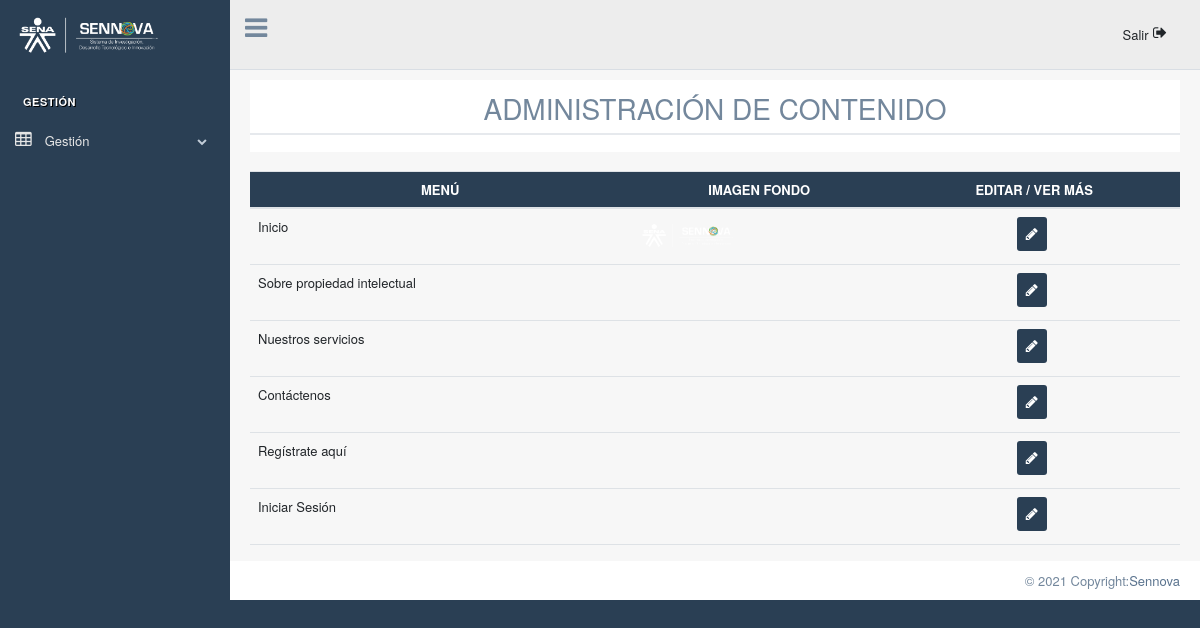
Screenshot of /Admin/Menu_Nav.php (signed in) with the database file from the repository.
### tables this page shows
CREATE TABLE `gestioncont` (
  `id` int(11) NOT NULL AUTO_INCREMENT,
  `menu` text DEFAULT NULL,
  `textUno` varchar(800) DEFAULT NULL,
  `imagenFondo` varchar(100) DEFAULT NULL,
  `imagenTitulo` varchar(100) DEFAULT NULL,
  `textDos` varchar(800) DEFAULT NULL,
  `textTres` varchar(800) DEFAULT NULL,
  `textCuatro` varchar(800) DEFAULT NULL,
  `textCinco` varchar(800) DEFAULT NULL,
  `textSeis` varchar(800) DEFAULT NULL,
  `textSiete` varchar(800) DEFAULT NULL,
  `textOcho` varchar(800) DEFAULT NULL,
  `textNueve` varchar(800) DEFAULT NULL,
  `menuImage` varchar(100) DEFAULT NULL,
  `titulo` varchar(800) DEFAULT NULL,
  `textDies` varchar(500) DEFAULT NULL,
  `tipImg` varchar(200) DEFAULT NULL,
  PRIMARY KEY (`id`)
);

### Admin/controladores/consulta_Tabla.php (called while the page is built)
<?php
$sql = "SELECT * FROM gestionCont";
$resultado = $mysqli->query($sql);

### Admin/vistas/MenuNav.php (the view)
<div class="col-md-12 col-sm-8">
    <table class="table">
        <thead style="background-color:#2A3F54; color:white;">
            <tr class="text-center" style="text-align: center;">
                <th scope="col">MENÚ</th>
                <th scope="col">IMAGEN FONDO</th>
                <th scope="col">EDITAR / VER MÁS</th>
            </tr>
        </thead>
        <tbody>
            <tr>
                <?php
                while ($row_Menu = $resultado->fetch_array(MYSQLI_ASSOC)) {
                ?>
                    <td><?php echo $row_Menu['menu'] ?></td>
                    <td>
                        <img src="<?php echo "controladores/Menu_Navegacion/Image/" . $row_Menu['menuImage']; ?>" width="100px" alt="">
                    </td>
                    <td style="align-items: center; text-align: center;"><a style="align-items: center;" href="EditMenu.php?id=<?php echo $row_Menu['id']; ?>"><button type="button" style="background-color: #2A3F54; color:white; text-align: center; align-items: center;" class="btn btn btn-sm"><i class="fa fa-pencil" aria-hidden="true"></i></button></a></td>
            </tr>
        <?php } ?>
        </tbody>
    </table>
</div>

### Admin/Recursos/Admin.css (style rules this page uses)
table { border-collapse: collapse; }
input, button { height: 34px; }

### rows the page displays
gestioncont: menu "Inicio", menuImage (picture)
gestioncont: menu "Sobre propiedad intelectual"
gestioncont: menu "Nuestros servicios"
gestioncont: menu "Contáctenos"
gestioncont: menu "Regístrate aquí"
gestioncont: menu "Iniciar Sesión"
